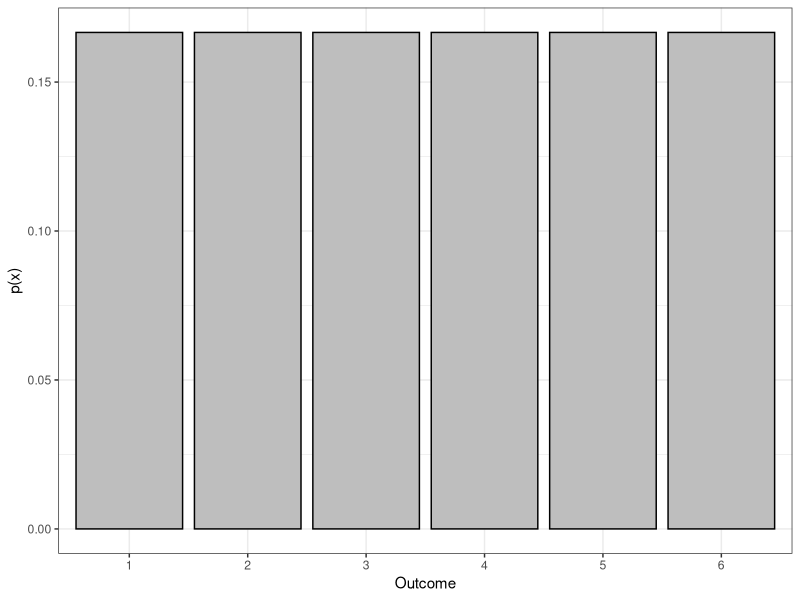
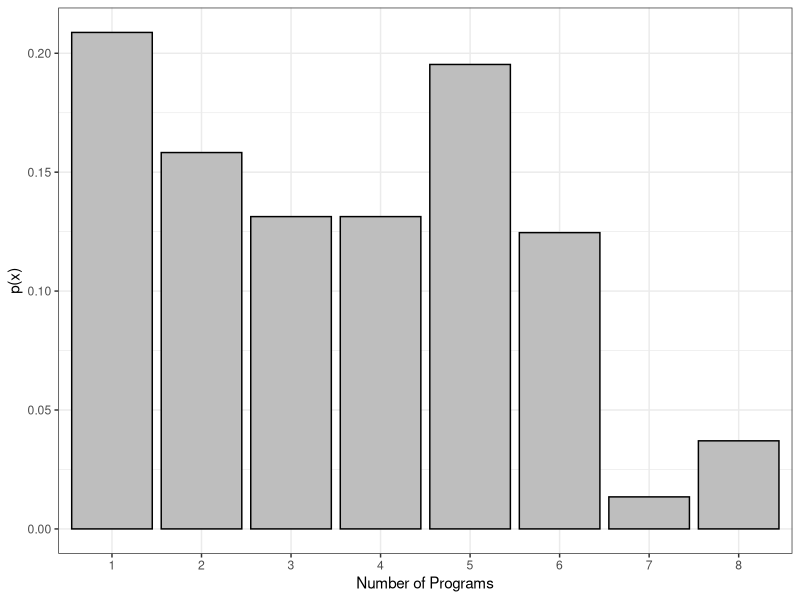
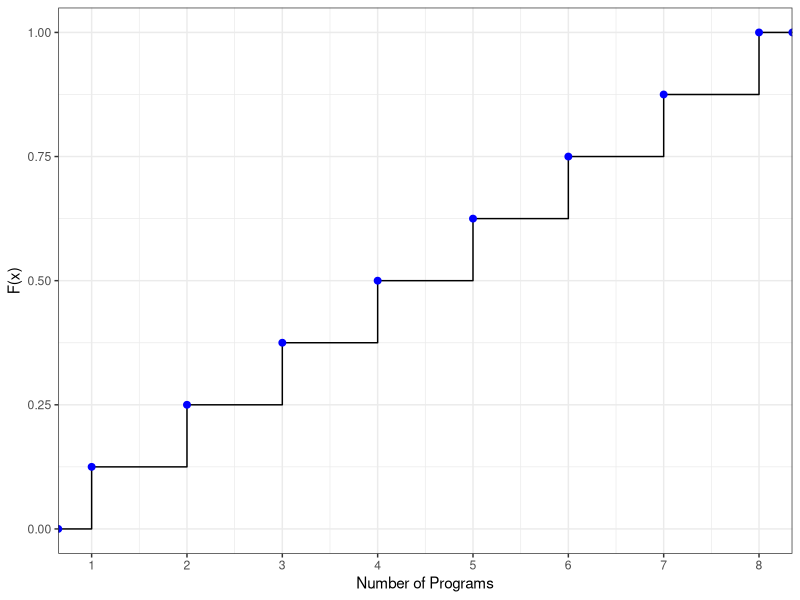
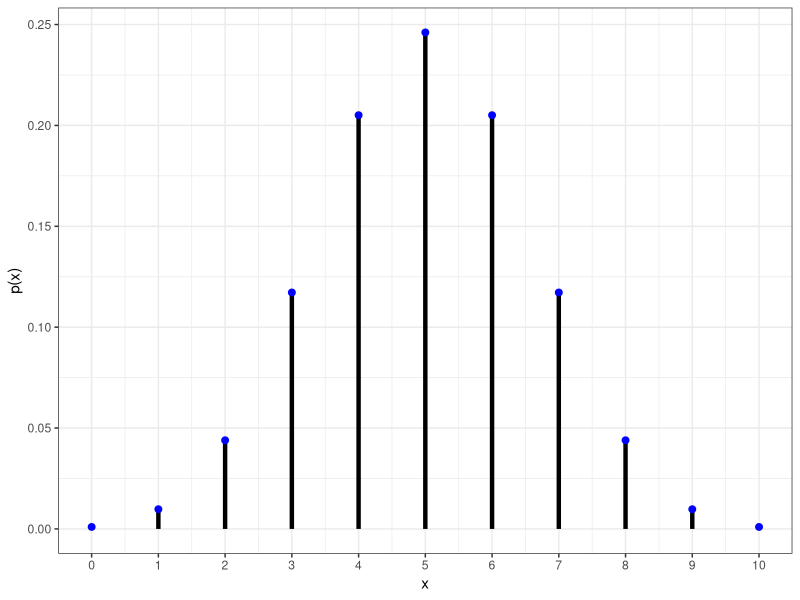
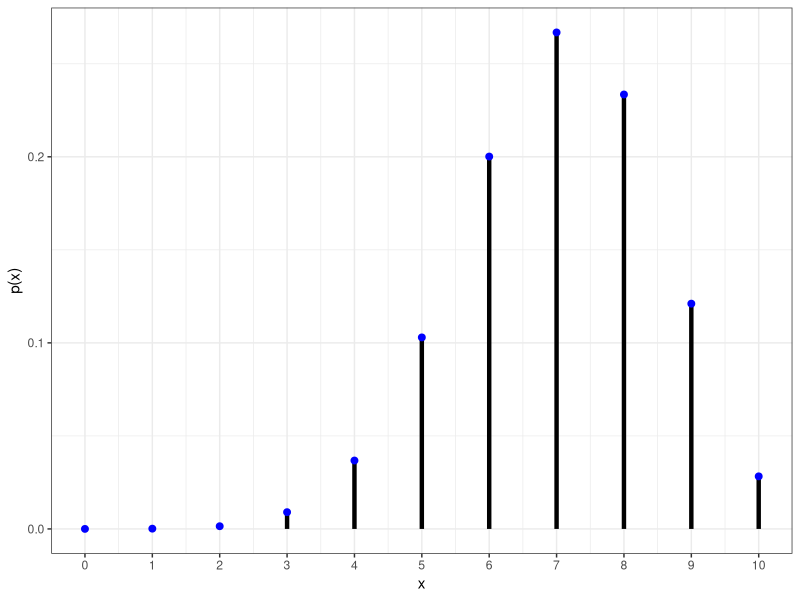
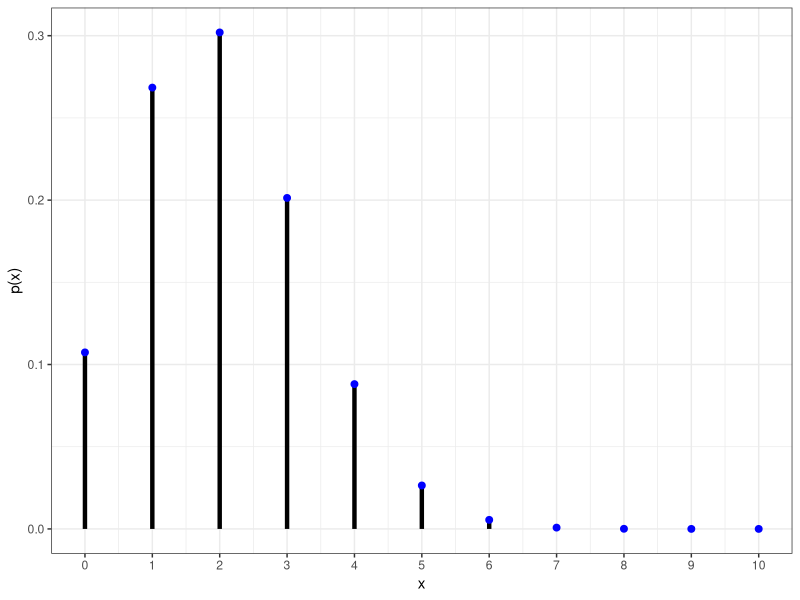
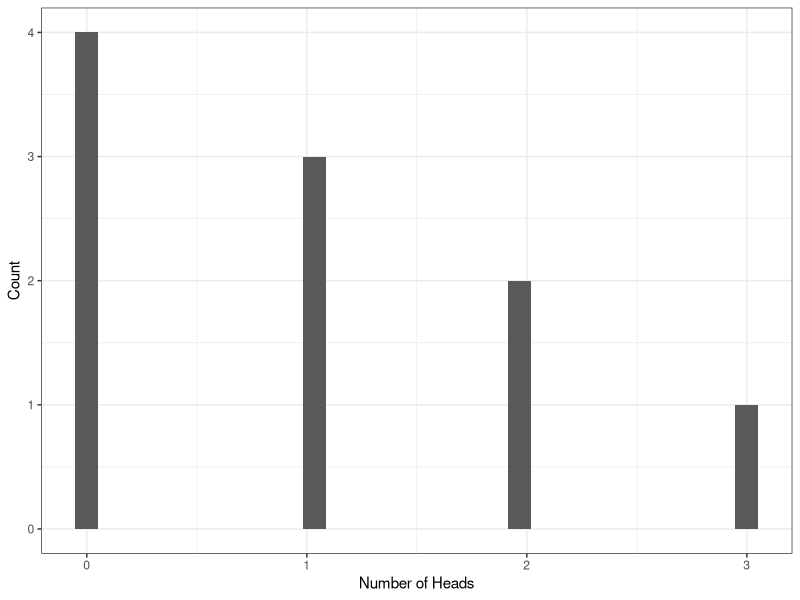
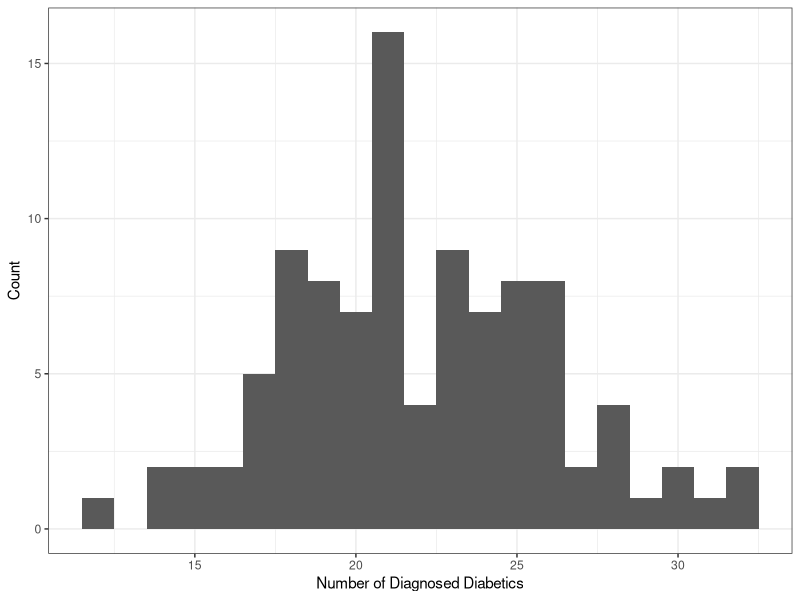

The R source for these figures, in order:
## ---- chunk 1
#| echo: false

library(tidyverse)
## ---- chunk 2
#| echo: false

df <- data.frame(x=as.factor(1:6),y=rep(1/6,6))

df |> 
ggplot(aes(x=x,y=y)) + 
geom_col(fill="gray",color="black") + 
theme_bw() + 
labs(x="Outcome", y="p(x)")
## ---- chunk 3
df <- data.frame(`Number of Programs`=factor(c(1:8), levels=c(1:8)),
Frequency = c(62,47,39,39,58,37,4,11),
Relative.Frequency = c(62,47,39,39,58,37,4,11)/297) 

df
## ---- chunk 4
library(ggplot2)
ggplot(df, aes(x=Number.of.Programs,y=Relative.Frequency)) + 
  geom_col(fill="gray",color="black") + # <1>
  theme_bw() + # <2>
  labs(x="Number of Programs",y="p(x)") # <3>
## ---- chunk 5
df <- data.frame(`Number of Programs`=1:8,
Frequency = c(62,47,39,39,58,37,4,11),
Relative.Frequency = c(62,47,39,39,58,37,4,11)/297) 

mutate(df,Cumulative.Relative.Frequency = cumsum(Relative.Frequency))
## ---- chunk 6
ggplot(df, aes(x=Number.of.Programs, y=Frequency)) +
  stat_ecdf(geom="step") + stat_ecdf(geom="point",color="blue",size=2) + # <1>
  theme_bw() + 
  scale_x_continuous(breaks=c(1:8))+ # <2>
  labs(x="Number of Programs",y="F(x)") 
## ---- chunk 7
#| code-fold: true
df <- data.frame(`Number of Programs`=1:8,
Frequency = c(62,47,39,39,58,37,4,11),
Relative.Frequency = c(62,47,39,39,58,37,4,11)/297) 

mutate(df,Cumulative.Relative.Frequency = cumsum(Relative.Frequency))
## ---- chunk 8
#| code-fold: true
df <- data.frame(`Number of Programs`=1:8,
Frequency = c(62,47,39,39,58,37,4,11),
Relative.Frequency = c(62,47,39,39,58,37,4,11)/297) 

mutate(df,Cumulative.Relative.Frequency = cumsum(Relative.Frequency))
## ---- chunk 9
#| echo: false

df <- data.frame(`Number of Programs`=1:8,
Frequency = c(62,47,39,39,58,37,4,11),
Relative.Frequency = c(62,47,39,39,58,37,4,11)/297) 

df
## ---- chunk 10
df <- data.frame(Outcome = 1:6,
                 Prob = rep(1/6,6))

df
## ---- chunk 11
mu <- sum(df$Outcome*df$Prob)
mu
sigma_2 <- sum((df$Outcome-mu)^2*df$Prob)
sigma_2
## ---- chunk 12
#| echo: false

df <- data.frame(x=0:10) |> 
  mutate(y1 = dbinom(x,10,0.5)) 

df |> ggplot(aes(x=x)) + 
  geom_segment(aes(xend=x,y=y1,yend=0), color="black",size=1.5) + 
  geom_point(aes(y=y1), color="blue",size=2) + 
  scale_x_continuous(breaks=0:10) + 
  theme_bw() + 
  labs(y="p(x)")
## ---- chunk 13
#| echo: false

df <- data.frame(x=0:10) |> 
  mutate(y1 = dbinom(x,10,0.7)) 

df |> ggplot(aes(x=x)) + 
  geom_segment(aes(xend=x,y=y1,yend=0), color="black",size=1.5) + 
  geom_point(aes(y=y1), color="blue",size=2) + 
  scale_x_continuous(breaks=0:10) + 
  theme_bw() + 
  labs(y="p(x)")
## ---- chunk 14
#| echo: false

df <- data.frame(x=0:10) |> 
  mutate(y1 = dbinom(x,10,0.2)) 


df |> ggplot(aes(x=x)) + 
  geom_segment(aes(xend=x,y=y1,yend=0), color="black",size=1.5) + 
  geom_point(aes(y=y1), color="blue",size=2)  +
  scale_x_continuous(breaks=0:10)+
  theme_bw() + 
  labs(y="p(x)")
## ---- chunk 15
dbinom(2,3,0.5)
## ---- chunk 16
pbinom(2,3,0.5)
dbinom(0,3,0.5) + dbinom(1,3,0.5) + dbinom(2,3,0.5)
## ---- chunk 17
1- dbinom(3,3,0.5)
## ---- chunk 18
Nsim<- 10 # Simulating 10 times
set.seed(12) # <1>
sims <- rbinom(Nsim,3,0.5)
sims
## ---- chunk 19
df <- data.frame(simulations=sims)
ggplot(df, aes(x=simulations)) + 
  geom_histogram() + 
  theme_bw() + 
  labs(x="Number of Heads", y="Count")
## ---- chunk 20
dbinom(45,250,0.089)
## ---- chunk 21
pbinom(60,250,0.089) - pbinom(29,250,0.089)
## ---- chunk 22
Nsim<- 100 # Simulating 10 times
set.seed(12) # <1>
sims <- rbinom(Nsim,250,0.089)
df <- data.frame(simulations=sims)
ggplot(df, aes(x=simulations)) + 
  geom_histogram(binwidth=1) + 
  theme_bw() + 
  labs(x="Number of Diagnosed Diabetics", y="Count")
## ---- chunk 23
#| echo: false

df <- data.frame(x=0:10) |> 
  mutate(y1 = dpois(x,lambda=1),
         y2 = dpois(x,lambda=2.5),
         y3 = dpois(x, lambda=5)) 

df |> ggplot(aes(x=x)) + 
  geom_segment(aes(xend=x,y=y1,yend=0), color="black",size=1.5) + 
  geom_point(aes(y=y1), color="blue",size=2) + 
  scale_x_continuous(breaks=0:10) + 
  theme_bw() + 
  labs(y="p(x)")
## ---- chunk 24
#| echo: false


df |> ggplot(aes(x=x)) + 
  geom_segment(aes(xend=x,y=y2,yend=0), color="black",size=1.5) + 
  geom_point(aes(y=y2), color="blue",size=2) + 
  scale_x_continuous(breaks=0:10) + 
  theme_bw() + 
  labs(y="p(x)")
## ---- chunk 25
#| echo: false

df <- data.frame(x=0:10) |> 
  mutate(y1 = dpois(x,lambda=1),
         y2 = dpois(x,lambda=2.5),
         y3 = dpois(x, lambda=5)) 

df |> ggplot(aes(x=x)) + 
  geom_segment(aes(xend=x,y=y3,yend=0), color="black",size=1.5) + 
  geom_point(aes(y=y3), color="blue",size=2)  +
  scale_x_continuous(breaks=0:10)+
  theme_bw() + 
  labs(y="p(x)")
## ---- chunk 26
dpois(20,14)
## ---- chunk 27
ppois(10,14)
## ---- chunk 28
Nsim<- 150 # Simulating 10 times
set.seed(12345) # <1>
sims <- rpois(Nsim,14)
df <- data.frame(simulations=sims)
ggplot(df, aes(x=simulations)) + 
  geom_histogram(binwidth=1) + 
  theme_bw() + 
  labs(x="Number of People in the Waiting Room", y="Count")
## ---- chunk 29
dpois(7,7)
## ---- chunk 30
1-ppois(9,7)
## ---- chunk 31
Nsim<- 1000 # Simulating 10 times
set.seed(12) # <1>
sims <- rpois(Nsim,7)
df <- data.frame(simulations=sims)
ggplot(df, aes(x=simulations)) + 
  geom_histogram(binwidth=1) + 
  theme_bw() + 
  labs(x="Number of Pedestrians", y="Count")
## ---- chunk 32
#| echo: false
colors <- c("Unif(0,1)" = "black", "Unif(0.3,0.7)" = "blue", "Unif(-1.5,1.5)" = "red")
ggplot(data.frame(x = c(-2,2)), aes(x)) + 
  stat_function(fun = dunif, args = list(min=0, max=1), aes(color="Unif(0,1)"), size=2) +
  stat_function(fun = dunif, args=list(min=0.3, max=0.7), aes(color="Unif(0.3,0.7)"), size=2) +
  stat_function(fun=dunif, args=list(min=-1.5,max=1.5), aes(color="Unif(-1.5,1.5)"), size=2) +
  scale_color_manual(values=colors)+
  
  
  theme_bw() + 
  labs(y="f(x)", color="Distributions"
       )
## ---- chunk 33
punif(4,0,5) - punif(0.25,0,5)
## ---- chunk 34
punif(85,0,100) - punif(55,0,100)
## ---- chunk 35
#| echo: false
mu<- 0
stdev<- 1
colors <- c("N(0,1)" = "black", "N(0,4)" = "blue", "N(0,9)" = "red")
ggplot(data.frame(x = c(-10, 10)), aes(x)) + 
  stat_function(fun = dnorm, args = list(mean = mu, sd = stdev), aes(color="N(0,1)"), size=2) +
  stat_function(fun = dnorm, args=list(mean=mu, sd=stdev+1), aes(color="N(0,4)"), size=2) +
  stat_function(fun=dnorm, args=list(mean=mu,sd=stdev+2), aes(color="N(0,9)"), size=2) +
  scale_color_manual(values=colors)+
  
  
  theme_bw() + 
  labs(y="f(x)", color="Distributions"
       )
## ---- chunk 36
#| echo: false
mu<- 0
var<- 1
colors <- c("N(0,1)" = "black", "N(5,1)" = "blue", "N(-5,1)" = "red")
ggplot(data.frame(x = c(-10, 10)), aes(x)) + 
  stat_function(fun = dnorm, args = list(mean = mu, sd = 1), aes(color="N(0,1)"), size=2) +
  stat_function(fun = dnorm, args=list(mean=mu+5, sd=1), aes(color="N(5,1)"), size=2) +
  stat_function(fun=dnorm, args=list(mean=mu-5,sd=1), aes(color="N(-5,1)"), size=2) +
  scale_color_manual(values=colors)+
  
  
  theme_bw() + 
  labs(y="f(x)", color="Distributions"
       )
## ---- chunk 37
pnorm(1,0,1)
## ---- chunk 38
1-pnorm(2.5,0,1)
pnorm(2.5,0,1,lower.tail=FALSE)
## ---- chunk 39
pnorm(2,0,1) - pnorm(-2,0,1)
## ---- chunk 40
pnorm(6,3,3)
## ---- chunk 41
1- pnorm(10.5,3,3)
pnorm(10.5,3,3,lower.tail=F)
## ---- chunk 42
pnorm(9,3,3) - pnorm(-3,3,3)
## ---- chunk 43
pnorm(92,78.5,sqrt(120),lower.tail=F)
## ---- chunk 44
pnorm((92-78.5)/sqrt(120),0,1,lower.tail=F)
## ---- chunk 45
set.seed(12345)
df <- data.frame(x=rnorm(1000,mean=78.5,sd=sqrt(120)))

ggplot(df,aes(x=x)) + 
  geom_histogram(binwidth=1) +
  theme_bw() + 
  labs(x="Generated Scores",
       y="Count")
## ---- chunk 46
pnorm((5-23.5)/6.7,0,1)
## ---- chunk 47
pnorm(1,0,1) - pnorm(-1,0,1)
## ---- chunk 48
pnorm(2,0,1) - pnorm(-2,0,1)
## ---- chunk 49
pnorm(3,0,1) - pnorm(-3,0,1)
## ---- chunk 50
qnorm(0.93)
## ---- chunk 51
qnorm(0.90,mean=5,sd=2.7)
## ---- chunk 52
pnorm(200,mean=205.7,sd=23.5)
## ---- chunk 53
pnorm(200,mean=205.7,sd=23.5) - pnorm(150,mean=205.7,sd=23.5)
## ---- chunk 54
qnorm(0.95,mean=205.7,sd=23.5)
